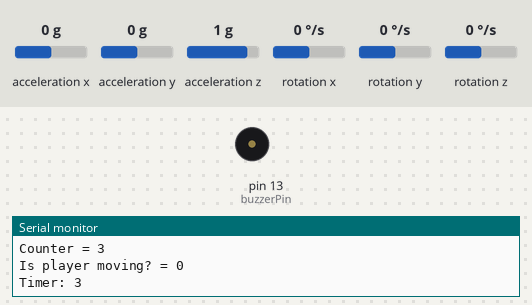
Bench run of a sketch on a simulated Arduino Uno, built with avr-gcc and run on an emulated ATmega328P. On the bench: buzzer (waves = sounding), the last lines printed to the serial monitor. Inputs (shaded band) come from the test bench; at power-on: acceleration x 0 g, acceleration y 0 g, acceleration z 1 g, rotation x 0 °/s, rotation y 0 °/s, rotation z 0 °/s.

Above: at 1.2 s.
1.3 s: acceleration x set to -0.3 g
2.8 s: acceleration x set to -0.6 g
4.3 s: acceleration x set to -0.9 g
At 8.7 s:
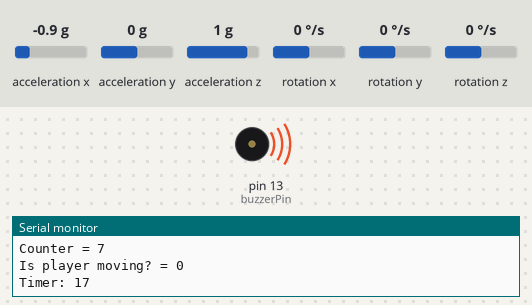
Timing chart, 0 to 14.8 s (numbered marks = the images above; inputs shaded):
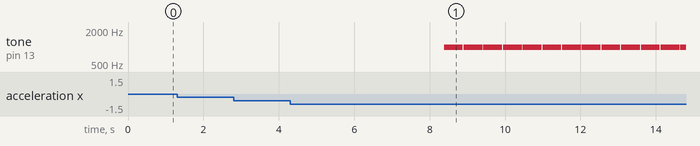

Measured:
- the behaviour switches between -0.7 and -0.8 g on acceleration x (found by bisection; images 0 and 1)

The sketch:

MotionDetection.ino
```cpp
#include<Wire.h>
#include<MPU6050.h>
#include <math.h>

MPU6050 mpu;
int buzzerPin = 13;
int threshold = 0.15;
float accel_data[2];
bool moving;
unsigned int counter = 0;
unsigned int timer = 0;

void addNewData(float newdata)
{
  // Shifts the old data from index 1 to 0
   accel_data[0] = accel_data[1];

   // Adds new data to index 1
   accel_data[1] = newdata;
}

void setup() {
 Serial.begin(115200);
 pinMode(buzzerPin, OUTPUT);

 Serial.println("Initialize MPU6050");

 while(!mpu.begin(MPU6050_SCALE_2000DPS, MPU6050_RANGE_2G)){
   Serial.println("Could not find a valid MPU6050 sensor, check wiring!");
   delay(500);
 }

  // If you want, you can set accelerometer offsets
  // mpu.setAccelOffsetX();
  // mpu.setAccelOffsetY();
  // mpu.setAccelOffsetZ();

 checkSettings();

}

void checkSettings()
{
 Serial.println();

 Serial.print(" * Sleep Mode:            ");
 Serial.println(mpu.getSleepEnabled() ? "Enabled" : "Disabled");

 Serial.print(" * Clock Source:          ");
  switch(mpu.getClockSource())
  {
    case MPU6050_CLOCK_KEEP_RESET:     Serial.println("Stops the clock and keeps the timing generator in reset"); break;
    case MPU6050_CLOCK_EXTERNAL_19MHZ: Serial.println("PLL with external 19.2MHz reference"); break;
    case MPU6050_CLOCK_EXTERNAL_32KHZ: Serial.println("PLL with external 32.768kHz reference"); break;
    case MPU6050_CLOCK_PLL_ZGYRO:      Serial.println("PLL with Z axis gyroscope reference"); break;
    case MPU6050_CLOCK_PLL_YGYRO:      Serial.println("PLL with Y axis gyroscope reference"); break;
    case MPU6050_CLOCK_PLL_XGYRO:      Serial.println("PLL with X axis gyroscope reference"); break;
    case MPU6050_CLOCK_INTERNAL_8MHZ:  Serial.println("Internal 8MHz oscillator"); break;
  }

 Serial.print(" * Accelerometer:         ");
 switch(mpu.getRange()){
    case MPU6050_RANGE_16G:            Serial.println("+/- 16 g"); break;
    case MPU6050_RANGE_8G:             Serial.println("+/- 8 g"); break;
    case MPU6050_RANGE_4G:             Serial.println("+/- 4 g"); break;
    case MPU6050_RANGE_2G:             Serial.println("+/- 2 g"); break;
 }

 Serial.print(" * Accelerometer offsets: ");
 Serial.print(mpu.getAccelOffsetX());
 Serial.print(" / ");
 Serial.print(mpu.getAccelOffsetY());
 Serial.print(" / ");
 Serial.println(mpu.getAccelOffsetZ());

 Serial.println();
}

void loop() {
 	Vector rawAccel = mpu.readRawAccel();
 	Vector normAccel = mpu.readNormalizeAccel();

 	Serial.print(" Xraw = ");
 	Serial.print(rawAccel.XAxis);
 	Serial.print(" Yraw = ");
 	Serial.print(rawAccel.YAxis);
 	Serial.print(" Zraw = ");

 	Serial.println(rawAccel.ZAxis);
 	Serial.print(" Xnorm = ");
 	Serial.print(normAccel.XAxis);
 	Serial.print(" Ynorm = ");
 	Serial.print(normAccel.YAxis);
 	Serial.print(" Znorm = ");
 	Serial.println(normAccel.ZAxis);

  float ax_g = rawAccel.XAxis / 16384;
  float ay_g = rawAccel.YAxis / 16384;
  float az_g = rawAccel.ZAxis / 16384;


  Serial.print("Acceleration on X Axis = ");
  Serial.println(ax_g);
  Serial.print("Acceleration on Y Axis = ");
  Serial.println(ay_g);
  Serial.print("Acceleration on Z Axis = ");
  Serial.println(az_g);

  float accel_Total = sqrt(ax_g * ax_g + ay_g * ay_g);
  Serial.print("Total Acceleration = ");
  Serial.println(accel_Total);

  addNewData(accel_Total);

  //Serial.print("First in the Array = ");
  //Serial.println(accel_data[0]);
  //Serial.print("Second in the Array = ");
  //Serial.println(accel_data[1]);

  float difference = abs(accel_data[1] - accel_data[0]);
  Serial.print("The Difference is ");
  Serial.println(difference);


  // If the difference between the data in the array is more than 0.1 meaning the player is moving
  if(difference > 0.1)
  {
    moving = true;
    counter = 0; // resets the timer
  }
  else // if the value is less than 0.1 than the player is moving
  {
    moving = false;
    counter++; // A Pseduo timer that goes up everytime the player isn't moving
  }

  Serial.print("Counter = ");
  Serial.println(counter);

  if(counter >= 7)
  {
    tone(buzzerPin, 1000, 500);
  }


  Serial.print("Is player moving? = ");
  Serial.println(moving);

  timer++;
  Serial.print("Timer: ");
  Serial.println(timer);

  if(timer >= 360 && timer <= 400)
  {
    tone(buzzerPin, 500, 500);

  }

 	delay(500);


}
```
